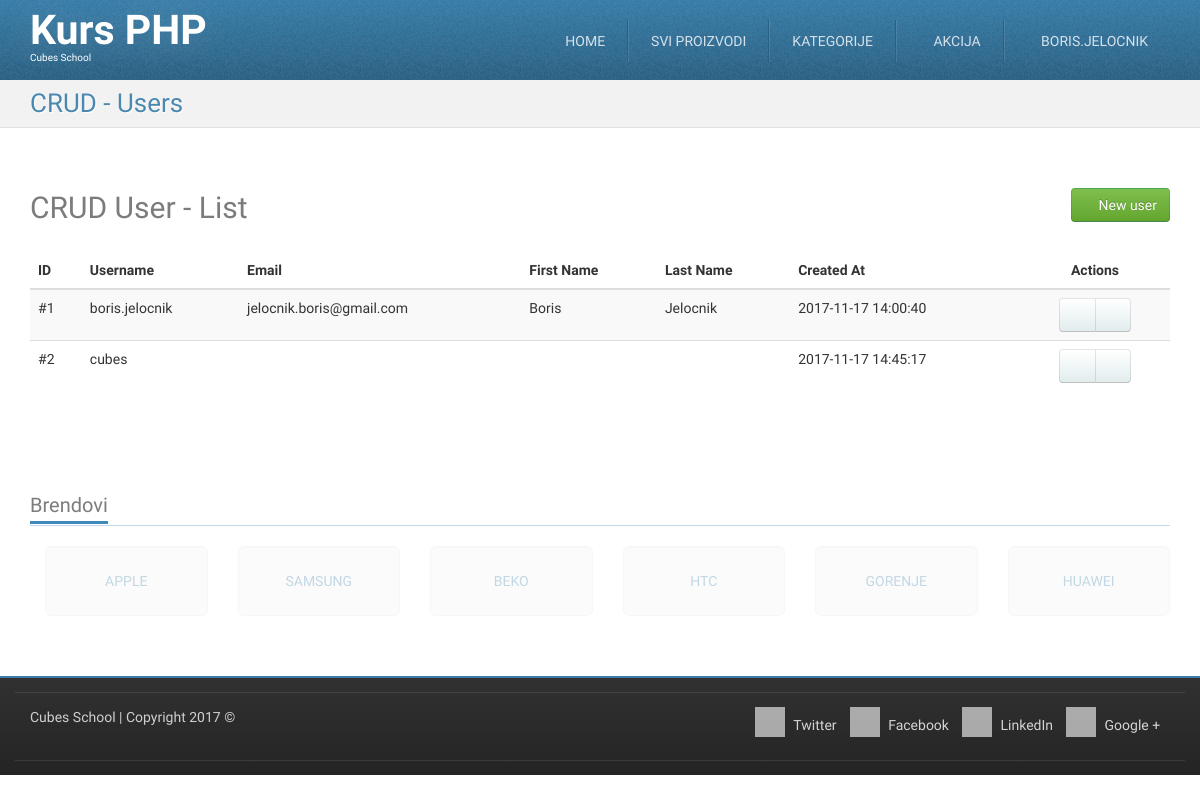
The page /crud-user-list.php (signed in) on the database its author committed.
### tables this page shows
CREATE TABLE `users` (
  `id` int(11) NOT NULL,
  `username` char(20) NOT NULL,
  `password` varchar(255) NOT NULL,
  `email` varchar(255) DEFAULT NULL,
  `first_name` varchar(255) DEFAULT NULL,
  `last_name` varchar(255) DEFAULT NULL,
  `created_at` datetime NOT NULL
);

### crud-user-list.php (called while the page is built, shortened)
<?php
require_once __DIR__ . '/models/m_users.php';
require_once __DIR__ . '/models/m_users.php';
$users = usersFetchAll();
require_once __DIR__ . '/views/layout/header.php';
require_once __DIR__ . '/views/templates/t_crud-user-list.php';
require_once __DIR__ . '/views/layout/footer.php';

### models/m_users.php (called while the page is built, shortened)
<?php
require_once __DIR__ . '/m_database.php';
function usersFetchAll() {
    $query = "SELECT `users`.* FROM `users`";
    return dbFetchAll($query);
}

### models/m_database.php (called while the page is built, shortened)
<?php
function dbGetLink() {
    static $link;
    if (!isset($link)) {
        $link = mysqli_connect('127.0.0.1', 'cubes', 'cubes', 'cubesphp');
    }
    return $link;
}
function dbQuery($query) {
    $link = dbGetLink();
    $result = mysqli_query($link, $query);
    return $result;
}
function dbFetchAll($query) {
    $result = dbQuery($query);
    return mysqli_fetch_all($result, MYSQLI_ASSOC);
}

### views/templates/t_crud-user-list.php (the view, shortened to what this page needs)
<div id="highlighted">
    <div class="container">
        <div class="header">
            <h2 class="page-title">
                <span>CRUD - Users</span>
            </h2>
        </div>
    </div>
</div>
<div id="content">
    <div class="container portfolio">
        <div class="row">
            <div class="col-md-12">
                <h2>
                    CRUD User - List
                    <a href="/crud-user-insert.php" class="pull-right btn btn-success">
                        <i class="fa fa-plus-circle"></i>
                        New user
                    </a>
                </h2>
            </div>
        </div>
        <div class="row">
            <div class="col-md-12">
                <table class="table table-striped table-hover">
                    <thead>
                        <tr>
                            <th>ID</th>
                            <th>Username</th>
                            <th>Email</th>
                            <th>First Name</th>
                            <th>Last Name</th>
                            <th>Created At</th>
                            <th class="actions text-center">Actions</th>
                        </tr>
                    </thead>
                    <tbody>
<?php foreach ($users as $user) { ?>
                            <tr>
                                <td>
                                    #<?php echo htmlspecialchars($user['id']); ?>
                                </td>
                                <td>
    <?php echo htmlspecialchars($user['username']); ?>
                                </td>
                                <td>
    <?php echo htmlspecialchars($user['email']); ?>
                                </td>
                                <td>
    <?php echo htmlspecialchars($user['first_name']); ?>
                                </td>
                                <td>
    <?php echo htmlspecialchars($user['last_name']); ?>
                                </td>
                                <td>
    <?php echo htmlspecialchars($user['created_at']); ?>
                                </td>
                                <td class="text-center">
                                    <div class="btn-group">
                                        <a href="/crud-user-edit.php?id=<?php echo htmlspecialchars($user['id']); ?>" class="btn btn-default"><i class="fa fa-pencil"></i></a>
                                        <a href="/crud-user-delete.php?id=<?php echo htmlspecialchars($user['id']); ?>" class="btn btn-default"><i class="fa fa-trash"></i></a>
                                    </div>
                                </td>
                            </tr>
<?php } ?>
                    </tbody>
                </table>
            </div>
        </div>
    </div>
</div>

### skins/tema/css/theme-style.css (style rules this page uses)
h1, h2, h3 { line-height: 40px; }
h1, h2, h3, h4, h5, h6 { color: rgba(36, 36, 36, 0.6); }
a { color: #377ca8; text-decoration: none; }
.btn-default { color: #333333; text-shadow: 0 1px 1px rgba(255, 255, 255, 0.75); background-image: -webkit-linear-gradient(top, #ffffff 0%, #e2edee 100%); background-image: -o-linear-gradient(top, #ffffff 0%, #e2edee 100%); background-image: linear-gradient(to bottom, #ffffff 0%, #e2edee 100%); background-repeat: repeat-x; filter: progid:DXImageTransform.Microsoft.gradient(startColorstr='#ffffffff', endColorstr='#ffe2edee', GradientType=0); border-color: #e2edee #e2edee #b2cfd2; border-color: rgba(0, 0, 0, 0.1) rgba(0, 0, 0, 0.1) rgba(0, 0, 0, 0.25); *background-color: #e2edee; filter: progid:DXImageTransform.Microsoft.gradient(enabled = false); -webkit-transition: all; -o-transition: all; transition: all; }
.btn-success { color: #ffffff; text-shadow: 0 -1px 0 rgba(0, 0, 0, 0.25); background-image: -webkit-linear-gradient(top, #7fbf4d 0%, #63a62f 100%); background-image: -o-linear-gradient(top, #7fbf4d 0%, #63a62f 100%); background-image: linear-gradient(to bottom, #7fbf4d 0%, #63a62f 100%); background-repeat: repeat-x; filter: progid:DXImageTransform.Microsoft.gradient(startColorstr='#ff7fbf4d', endColorstr='#ff63a62f', GradientType=0); border-color: #63a62f #63a62f #3f6a1e; border-color: rgba(0, 0, 0, 0.1) rgba(0, 0, 0, 0.1) rgba(0, 0, 0, 0.25); *background-color: #63a62f; filter: progid:DXImageTransform.Microsoft.gradient(enabled = false); -webkit-transition: all; -o-transition: all; transition: all; }
html { background-image: -webkit-linear-gradient(top, #e0e0e0 0%, #ffffff 100%); background-image: -o-linear-gradient(top, #e0e0e0 0%, #ffffff 100%); background-image: linear-gradient(to bottom, #e0e0e0 0%, #ffffff 100%); background-repeat: repeat-x; filter: progid:DXImageTransform.Microsoft.gradient(startColorstr='#ffe0e0e0', endColorstr='#ffffffff', GradientType=0); }
body { margin: 0; font-family: "Monda", Arial, serif; font-size: 14px; line-height: 1.428571429; color: #333333; background-color: #ffffff; position: relative; }
.page-title { margin: 0; }
#highlighted { -webkit-transition: all 0.4s ease-out; -o-transition: all 0.4s ease-out; transition: all 0.4s ease-out; border-bottom: 1px solid #e1e1e1; background: #f2f2f2 url(../img/bg_noise-5.png) left top repeat; color: #377ca8; text-shadow: 1px 1px 1px #ffffff; }
.has-navbar-fixed-top #content { margin-top: 82px; }
.has-navbar-fixed-top.has-highlighted #highlighted, .has-navbar-fixed-top.page-index #highlighted, .has-navbar-fixed-top.page-index-carousel #highlighted, .has-navbar-fixed-top.page-starter #highlighted { margin-top: 80px; }
.has-navbar-fixed-top.has-highlighted #content, .has-navbar-fixed-top.page-index #content, .has-navbar-fixed-top.page-index-carousel #content, .has-navbar-fixed-top.page-starter #content { margin-top: 0; }
#content { padding: 40px 0; background-color: #ffffff; }
.header { margin-bottom: 0; }
.header:before, .header:after { content: " "; display: table; }
.header:after { clear: both; }
.header .page-title { font-size: 26px; margin: 8px 0 8px 0; color: rgba(55, 124, 168, 0.9); }
.header .page-title span, .header .page-title small { display: block; line-height: 1.2 !important; }
@media (min-width: 768px) { .header .page-title { float: left; } }
.services .row, .portfolio .row { margin-bottom: 1em; }

### skins/tema/css/custom-style.css (style rules this page uses)
table .actions { width: 150px; }

### skins/tema/css/colour-blue.css (style rules this page uses)
body a { color: #377ca8; text-decoration: none; }
body #highlighted { border-bottom-color: #e1e1e1; background-color: #f2f2f2; color: #377ca8; text-shadow: 1px 1px 1px #ffffff; }
body .header .page-title { color: rgba(55, 124, 168, 0.9); }

### rows shown on the page
users: id "1", username "boris.jelocnik", email "jelocnik.boris@gmail.com", first_name "Boris", last_name "Jelocnik", created_at "2017-11-17 14:00:40"
users: id "2", username "cubes", created_at "2017-11-17 14:45:17"

### other values the page prints
$_SESSION['logged_in_user']['username'] "BORIS.JELOCNIK"
